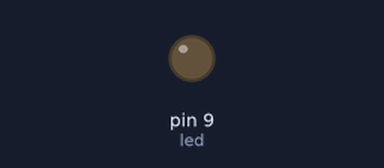
Simulated run of this sketch. Board: Arduino Uno, built with avr-gcc and run on an emulated ATmega328P. On the bench: output pins drawn as LEDs (lit = HIGH). What the sketch prints to the serial monitor is not drawn.

Above: at 0.15 s.
At 39.39 s:
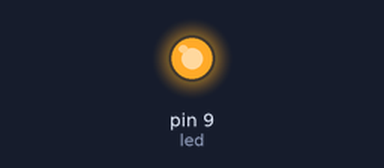
Timing chart, 0 to 40.0 s (numbered marks = the images above):
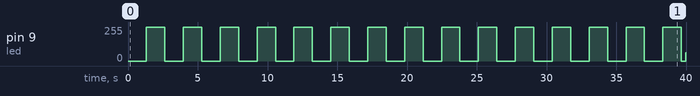

Measured:
- by itself, pin 9 (led): 0/255 → 255/255 at 1.3 s, → 0/255 1.3 s later, → 255/255 1.3 s later, → 0/255 1.3 s later, … (31 changes in this stretch)

The sketch:

3_2.ino
```cpp
int led=9;


void setup() {
  Serial.begin(9600);
  pinMode(led,OUTPUT);
}


void loop() {

  for(int bright=0; bright<=255; bright++){
  analogWrite(led,bright);
  Serial.println(bright);
  delay(5);
  }

  for(int bright=255; bright>=0; bright--){
  analogWrite(led,bright);
  Serial.println(bright);
  delay(5);
  }


}
```
